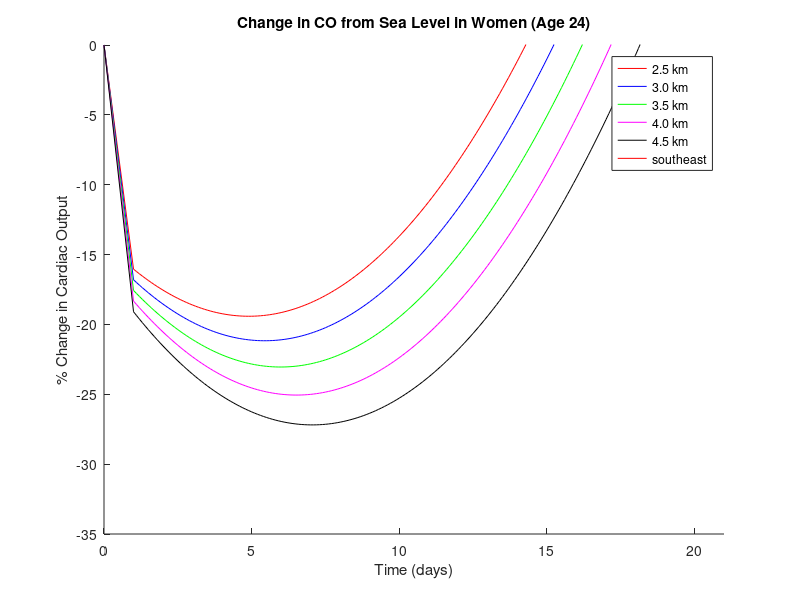
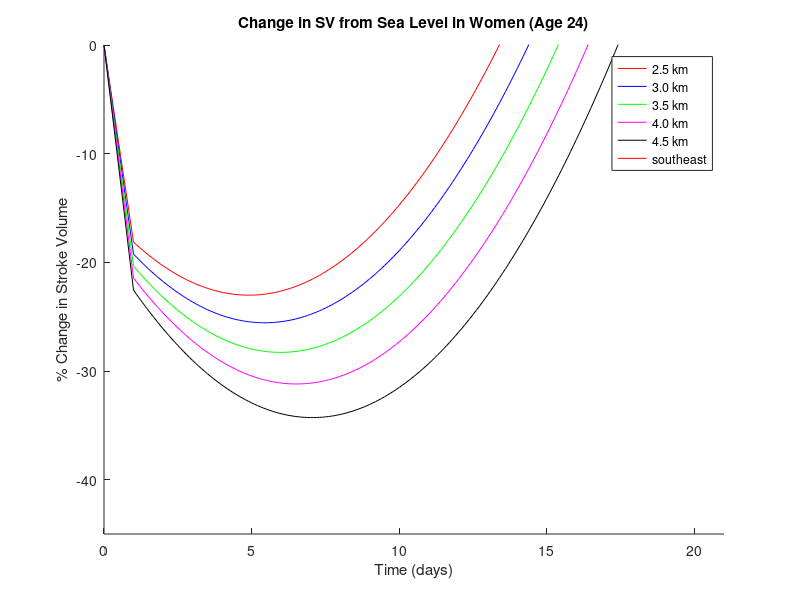
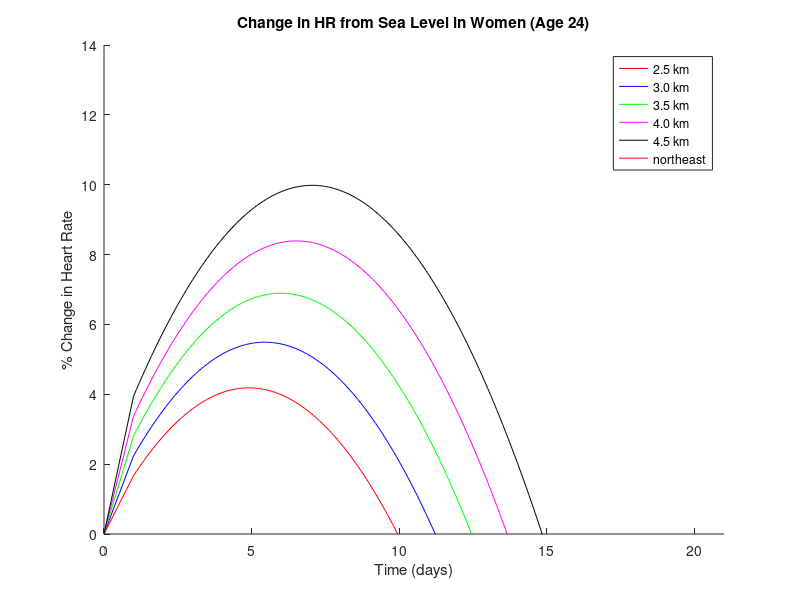

Write the MATLAB code that produced these figures, in order.
%BME4409 Final Project
clc; clear; close all;

A1 = 2.5;
A2 = 3;
A3 = 3.5;
A4 = 4;
A5 = 4.5;
T = 1:0.1:21;
Tint = 0:1;
S = 1;
Y = 24;

dPV1 = 0.05 - 1.93*T + 0.27*(T.^2) - 2.82*A1 - 0.58*A1*T - 0.82*S + 0.73*S*T + 0.064*A1*Y;
dPV2 = 0.05 - 1.93*T + 0.27*(T.^2) - 2.82*A2 - 0.58*A2*T - 0.82*S + 0.73*S*T + 0.064*A2*Y;
dPV3 = 0.05 - 1.93*T + 0.27*(T.^2) - 2.82*A3 - 0.58*A3*T - 0.82*S + 0.73*S*T + 0.064*A3*Y;
dPV4 = 0.05 - 1.93*T + 0.27*(T.^2) - 2.82*A4 - 0.58*A4*T - 0.82*S + 0.73*S*T + 0.064*A4*Y;
dPV5 = 0.05 - 1.93*T + 0.27*(T.^2) - 2.82*A5 - 0.58*A5*T - 0.82*S + 0.73*S*T + 0.064*A5*Y;

dCO1 = 0.818*dPV1 - 10.84;
dCO2 = 0.818*dPV2 - 10.84;
dCO3 = 0.818*dPV3 - 10.84;
dCO4 = 0.818*dPV4 - 10.84;
dCO5 = 0.818*dPV5 - 10.84;

dSV1 = 1.185*dPV1 - 10.6;
dSV2 = 1.185*dPV2 - 10.6;
dSV3 = 1.185*dPV3 - 10.6;
dSV4 = 1.185*dPV4 - 10.6;
dSV5 = 1.185*dPV5 - 10.6;

dHR1 = -0.61*dPV1 - 2.21;
dHR2 = -0.61*dPV2 - 2.21;
dHR3 = -0.61*dPV3 - 2.21;
dHR4 = -0.61*dPV4 - 2.21;
dHR5 = -0.61*dPV5 - 2.21;

figure
hold on
plot(T,dCO1,'Color','red')
plot(T,dCO2,'Color','blue')
plot(T,dCO3,'Color','green')
plot(T,dCO4,'Color','magenta')
plot(T,dCO5,'Color','black')
plot(Tint,[0 dCO1(1)],'Color','red')
plot(Tint,[0 dCO2(1)],'Color','blue')
plot(Tint,[0 dCO3(1)],'Color','green')
plot(Tint,[0 dCO4(1)],'Color','magenta')
plot(Tint,[0 dCO5(1)],'Color','black')
xlabel('Time (days)')
ylabel('% Change in Cardiac Output')
ylim([-35 0])
xlim([0 21])
legend('2.5 km','3.0 km','3.5 km','4.0 km','4.5 km',Location='southeast')
title('Change in CO from Sea Level in Women (Age 24)')
hold off

figure
hold on
plot(T,dSV1,'Color','red')
plot(T,dSV2,'Color','blue')
plot(T,dSV3,'Color','green')
plot(T,dSV4,'Color','magenta')
plot(T,dSV5,'Color','black')
plot(Tint,[0 dSV1(1)],'Color','red')
plot(Tint,[0 dSV2(1)],'Color','blue')
plot(Tint,[0 dSV3(1)],'Color','green')
plot(Tint,[0 dSV4(1)],'Color','magenta')
plot(Tint,[0 dSV5(1)],'Color','black')
xlabel('Time (days)')
ylabel('% Change in Stroke Volume')
ylim([-45 0])
xlim([0 21])
legend('2.5 km','3.0 km','3.5 km','4.0 km','4.5 km',Location='southeast')
title('Change in SV from Sea Level in Women (Age 24)')
hold off

figure
hold on
plot(T,dHR1,'Color','red')
plot(T,dHR2,'Color','blue')
plot(T,dHR3,'Color','green')
plot(T,dHR4,'Color','magenta')
plot(T,dHR5,'Color','black')
plot(Tint,[0 dHR1(1)],'Color','red')
plot(Tint,[0 dHR2(1)],'Color','blue')
plot(Tint,[0 dHR3(1)],'Color','green')
plot(Tint,[0 dHR4(1)],'Color','magenta')
plot(Tint,[0 dHR5(1)],'Color','black')
xlabel('Time (days)')
ylabel('% Change in Heart Rate')
ylim([0 14])
xlim([0 21])
legend('2.5 km','3.0 km','3.5 km','4.0 km','4.5 km',Location='northeast')
title('Change in HR from Sea Level in Women (Age 24)')
hold off



